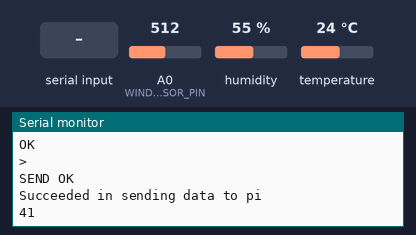
A sketch run on a simulated Arduino Uno, built with avr-gcc and run on an emulated ATmega328P. Shown: the last lines printed to the serial monitor. The test bench sets the inputs (shaded band); at power-on: A0 (WIND_SENSOR_PIN) = 512, humidity 55 %, temperature 24 °C. The modem accepts every AT command (registered, SIM ready, sends succeed) and sends nothing else.

Above: at 1.3 s.
1.4 s: A0 (WIND_SENSOR_PIN) set to 0
At 4.6 s:
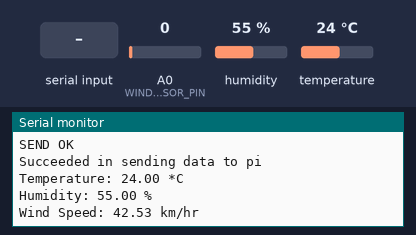
4.9 s: humidity set to 22 %
At 6.2 s:
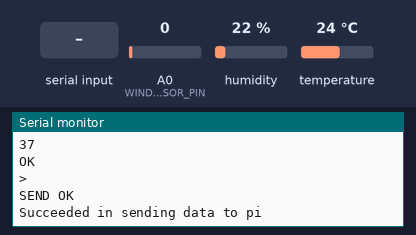
12.1 s: "1\n" received over the second serial link
13.6 s: temperature set to 12 °C
At 14.7 s:
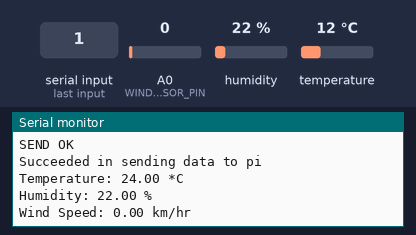
15.1 s: "0\n" received over the second serial link
16.6 s: A0 (WIND_SENSOR_PIN) set to 122
At 17.8 s:
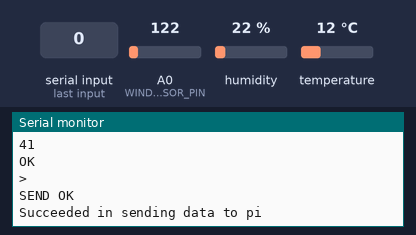
Timing chart, 0 to 19.1 s (numbered marks = the images above; inputs shaded):
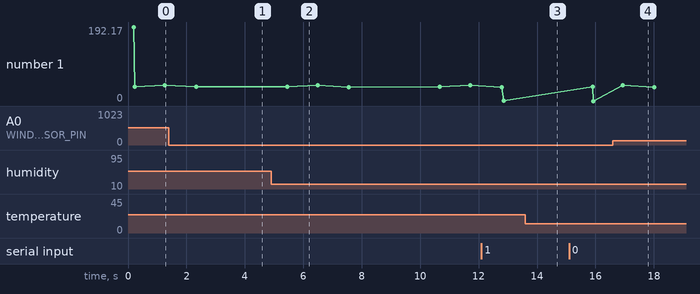

The sketch:

arduino_complex.ino
```cpp
#include "DHT.h"
#include <SoftwareSerial.h>

//I find that putting these define statments here makes it easier to
//edit it when trying out new things

#define RX_PIN 3
#define TX_PIN 2
#define ESP_BRATE 9600
#define DHT_PIN 7
#define DHT_TYPE DHT22
#define WIND_SENSOR_PIN A0

float voltageConversionConstant = .004882814;

DHT sensor(DHT_PIN, DHT_TYPE);

SoftwareSerial esp8266(RX_PIN, TX_PIN);

bool at_command(String command, int timeout_ms, String* output) {
  esp8266.println(command);

  String ret;

  int start_time = millis();
  while (timeout_ms == -1 || millis() < start_time + timeout_ms) {
    String line = esp8266.readStringUntil('\n');
    if (line == "OK\r") {
      if (output) {
        *output = ret;
      }
      return true;
    }
    if (line == "ERROR\r") {
      if (output) {
        *output = ret;
      }
      return false;
    }

    ret += line;
    ret += '\n';
  }
  if (output) {
    *output = ret;
  }
  return false;
}

void upload_data(String sensor, float reading) {
  // escape " to \" for JSON
  sensor.replace("\"","\\\"");
  String json = "{\"sensor\": \"" + sensor + "\", \"reading\": " + reading + "}\n";
  Serial.println(json.length());

  esp8266.println(String("AT+CIPSEND=0,") + json.length());
  delay(10); // Apparently this is important
  esp8266.println(json);

  int start = millis();
  while (millis() < start + 2000) {
    String line = esp8266.readStringUntil('\n');
    Serial.println(line);
    if (line == "ERROR\r") {
      Serial.println("Failed to send data to pi");
      break;
    }
    if (line == "SEND OK\r") {
      Serial.println("Succeeded in sending data to pi");
      break;
    }
  }
}

float windRead(){
  int analogValue = analogRead(WIND_SENSOR_PIN);
  float voltage = analogValue * voltageConversionConstant;
  float windSpeed = (voltage - 0.4) * 32.4/(2 - 0.4);
  float windSpeedKm = windSpeed * 3.6;
  if(windSpeed < 0.7 ){
    return 0;
  }else{
    return windSpeed;
  }
}

void printData(float temperature, float humidity, float windSpeed) {
  Serial.print("Temperature: ");
  Serial.print(temperature);
  Serial.println(" *C");
  Serial.print("Humidity: ");
  Serial.print(humidity);
  Serial.println(" %");
  Serial.print("Wind Speed: ");
  Serial.print(windSpeed);
  Serial.println(" km/hr");
}

void setup()
{
  Serial.begin(9600);
  while (!Serial) {
    delay(10);
  }

  sensor.begin();
  Serial.println("INITIALIZING NETWORK CONNECTION");
  delay(10);

  esp8266.begin(ESP_BRATE); // I changed this on the ESP to 9600
  while (!esp8266) {
    delay(10);
  }

  String out;
  bool ret;

  ret = at_command("AT+CWMODE=1", -1, &out);
  Serial.println(out);
  if (!ret) {
    Serial.println("Failed to setup station mode!");
    return;
  }

  // CWLAP shows a list of the wifi networks that it can see
  ret = at_command("AT+CWLAP", -1, &out);
  Serial.println(out);
  if (!ret) {
    Serial.println("Failed to show wifi networks!");
    return;
  }

  // CWJAP connects to a wifi network. Enter the SSID (name) and password
  // for the wifi network here.
  ret = at_command("AT+CWJAP=\"MOORE FAMILY\",\"brightraccoon030\"", -1, &out);
  Serial.println(out);
  if (!ret) {
    Serial.println("Failed to connect to wifi network!");
    return;
  }

  // Get the status of the network.
  ret = at_command("AT+CIPSTATUS", -1, &out);
  Serial.println(out);
  if (!ret) {
    Serial.println("Failed to get status");
    return;
  }
  // 2 is good to go, anything else is bad.
  if (out.indexOf('2') == -1) {
    Serial.println("Wifi network is not setup correctly");
    //return;
  }

  // Get the ip of the arduino
  ret = at_command("AT+CIFSR", -1, &out);
  Serial.println(out);
  if (!ret) {
    Serial.println("Failed to get IP address of the arduino");
    return;
  }

  // Setup the receiver to allow multiple connections at one time, which is
  // required to run a server
  ret = at_command("AT+CIPMUX=1", -1, &out);
  Serial.println(out);
  if (!ret) {
    Serial.println("Failed to set mux mode for multiple connections");
    return;
  }

  // Setup a TCP server for the raspberry pi to connect to
  // 1 means create server
  // 2000 is the port, which is an arbitrary decision that is coded into the pi
  ret = at_command("AT+CIPSERVER=1,2000", -1, &out);
  Serial.println(out);
  if (!ret) {
    Serial.println("Failed to setup the arduino as a TCP server on port 2000");
  }
  // Wifi is now setup and good to
}

void loop()
{
    float temp = sensor.readTemperature();
    float hum = sensor.readHumidity();
    float wind = windRead();
    if(wind < 0.7) {
      wind = 0;
      Serial.println("Wind read ERROR! Displaying 0 km/hr.");
    }
    upload_data("temp", temp);
    delay(1000);
    upload_data("humidity", hum);
    delay(1000);
    upload_data("wind", wind);
    delay(1000);
    printData(temp, hum, wind);
    delay(2000);
}
```

Measured:
- plotted number 1: 41 → 1 after the input at 12.1 s
